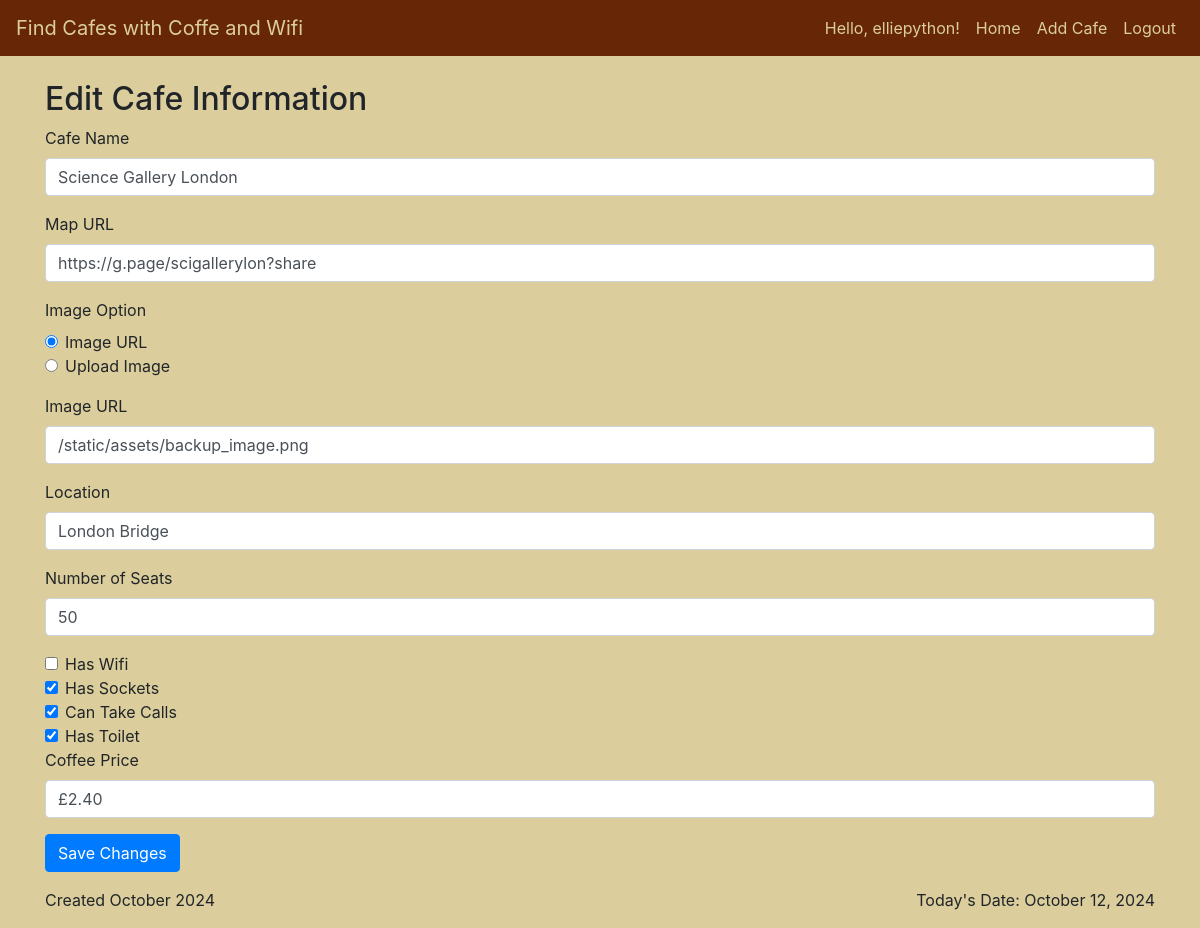
Screenshot of /edit/1 (signed in) with the database file from the repository.
### main.py (models this page shows, shortened)
class User(UserMixin, db.Model):
    __tablename__ = 'users'
    id: Mapped[int] = mapped_column(Integer, primary_key=True)
    username: Mapped[str] = mapped_column(String(150), unique=True, nullable=False)
    password: Mapped[str] = mapped_column(String(256), nullable=False)

class Cafe(db.Model):
    id: Mapped[int] = mapped_column(Integer, primary_key=True)
    name: Mapped[str] = mapped_column(String(250), unique=True, nullable=False)
    map_url: Mapped[str] = mapped_column(String(500), nullable=False)
    img_url: Mapped[str] = mapped_column(String(500), nullable=False)
    img_file_path: Mapped[str] = mapped_column(String(500), nullable=True)
    location: Mapped[str] = mapped_column(String(250), nullable=False)
    seats: Mapped[str] = mapped_column(String(250), nullable=False)
    has_toilet: Mapped[bool] = mapped_column(Boolean, nullable=False)
    has_wifi: Mapped[bool] = mapped_column(Boolean, nullable=False)
    has_sockets: Mapped[bool] = mapped_column(Boolean, nullable=False)
    can_take_calls: Mapped[bool] = mapped_column(Boolean, nullable=False)
    coffee_price: Mapped[str] = mapped_column(String(250), nullable=True)

### main.py (the view, shortened to what this page needs)
@app.route("/edit/<int:cafe_id>", methods=["GET", "POST"])
@login_required
def edit(cafe_id):
    cafe = db.get_or_404(Cafe, cafe_id)
    form = CafeForm(obj=cafe)
    if form.validate_on_submit():
        print("Form validated successfully!")
        print("Name:", form.name.data)
    else:
        print("Form validation failed.")
        print(form.errors)  # This will show any validation errors
        print("Form data:", form.data)  # Print form data to debug
    return render_template('edit.html', cafe=cafe, form=form)

### forms.py
class CafeForm(FlaskForm):
    name = StringField('Cafe Name', validators=[DataRequired()])
    map_url = URLField('Map URL', validators=[DataRequired()])
    img_url = URLField('Image URL', validators=[Optional()])
    img_file_path = FileField('Upload Image', validators=[Optional()])
    location = StringField('Location', validators=[DataRequired()])
    seats = StringField('Number of Seats', validators=[DataRequired()])
    has_wifi = BooleanField('Has Wifi')
    has_sockets = BooleanField('Has Sockets')
    can_take_calls = BooleanField('Can Take Calls')
    has_toilet = BooleanField('Has Toilet')
    coffee_price = StringField('Coffee Price', validators=[Optional()])
    submit = SubmitField('Save Changes')

### main.py (called while the page is built)
@login_manager.user_loader
def load_user(user_id):
    return db.session.get(User, int(user_id))

### templates/edit.html (shortened to what this page needs)
{% extends "base.html" %}
{% block content %}
    <h2>Edit Cafe Information</h2>
    <form method="POST" enctype="multipart/form-data">
        <div class="form-group">
            {{ form.name.label(class="form-label") }}
            {{ form.name(class="form-control", required=True) }}
        </div>
        <div class="form-group">
            {{ form.map_url.label(class="form-label") }}
            {{ form.map_url(class="form-control", required=True) }}
        </div>
        <div class="form-group">
            <label>Image Option</label>
            <div class="form-check">
                <input class="form-check-input" type="radio" name="image_option" id="urlOption" value="url" checked>
                <label class="form-check-label" for="urlOption">Image URL</label>
            </div>
            <div class="form-check">
                <input class="form-check-input" type="radio" name="image_option" id="uploadOption" value="upload">
                <label class="form-check-label" for="uploadOption">Upload Image</label>
            </div>
        </div>
        <div class="form-group" id="img_url_group">
            {{ form.img_url.label(class="form-label") }}
            {{ form.img_url(class="form-control") }}
        </div>
        <div class="form-group">
            {{ form.location.label(class="form-label") }}
            {{ form.location(class="form-control", required=True) }}
        </div>
        <div class="form-group">
            {{ form.seats.label(class="form-label") }}
            {{ form.seats(class="form-control", required=True) }}
        </div>
        <div class="form-check">
            {{ form.has_wifi(class="form-check-input") }}
            {{ form.has_wifi.label(class="form-check-label") }}
        </div>
        <div class="form-check">
            {{ form.has_sockets(class="form-check-input") }}
            {{ form.has_sockets.label(class="form-check-label") }}
        </div>
        <div class="form-check">
            {{ form.can_take_calls(class="form-check-input") }}
            {{ form.can_take_calls.label(class="form-check-label") }}
        </div>
        <div class="form-check">
            {{ form.has_toilet(class="form-check-input") }}
            {{ form.has_toilet.label(class="form-check-label") }}
        </div>
        <div class="form-group">
            {{ form.coffee_price.label(class="form-label") }}
            {{ form.coffee_price(class="form-control") }}
        </div>
        <button type="submit" class="btn btn-primary">{{ form.submit.label.text }}</button>
    </form>
{% endblock %}

### templates/base.html (shortened to what this page needs)
<!DOCTYPE html>
<html lang="en">
  <head>
      <link rel="stylesheet" href="https://stackpath.bootstrapcdn.com/bootstrap/4.5.0/css/bootstrap.min.css">
      <link rel="stylesheet" href="{{ url_for('static', filename='css/styles.css') }}"
    <title>{% block title %}{% endblock %}</title>
  </head>
  <body>
    <nav class="navbar navbar-expand-lg">
        <a class="navbar-brand" href="{{ url_for('index') }}">Find Cafes with Coffe and Wifi</a>
        <div class="collapse navbar-collapse">
            <ul class="navbar-nav ml-auto">
                {% if current_user.is_authenticated %}
                    <li class="nav-item">
                        <a class="nav-link" href="#">Hello, {{ current_user.username }}!</a>
                    </li>
                    <li class="nav-item">
                        <a class="nav-link {% if request.endpoint == 'index' %}active{% endif %}" href="{{ url_for('index') }}">Home</a>
                    </li>
                    <li class="nav-item">
                        <a class="nav-link {% if request.endpoint == 'post_new_cafe' %}active{% endif %}" href="{{ url_for('post_new_cafe') }}">Add Cafe</a>
                    </li>
                    <li class="nav-item">
                        <a class="nav-link" href="{{ url_for('logout') }}">Logout</a>
                    </li>
                {% endif %}
            </ul>
        </div>
    </nav>
    <div class="container mt-4">
        {% block content %}{% endblock %}
    </div>
    <footer class="footer mt-auto py-3">
        <div class="container d-flex justify-content-between">
            <span class="footer-text">Created October 2024</span>
            <span class="footer-text" id="current-date">Today's Date: </span>
        </div>
    </footer>
</body>
</html>

### static/css/styles.css (style rules this page uses)
html, body { background-color: #DBCE9C; }
.navbar { background-color: #672707; overflow: hidden; }
.navbar-brand { color: #DBCE9C; }
.nav-link { color: #DBCE9C; }

### rows the page displays
User: username "elliepython"
Cafe: name "Science Gallery London", map_url "https://g.page/scigallerylon?share", img_url "/static/assets/backup_image.png", location "London Bridge", seats "50", has_sockets "☑", can_take_calls "☑", has_toilet "☑", coffee_price "£2.40"
